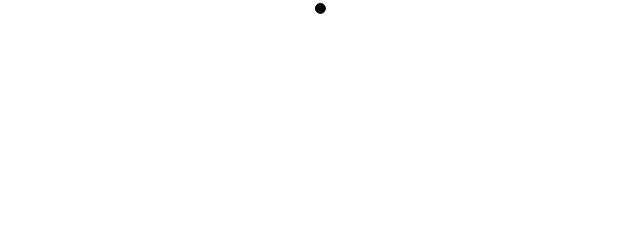
Frame 1 (no input)
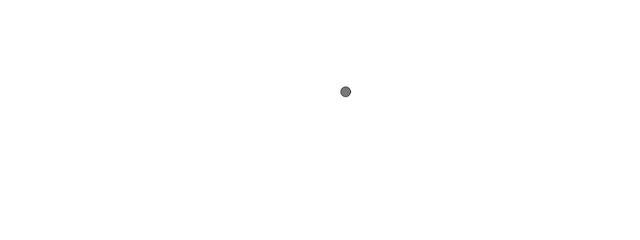
Frame 60 (no input)
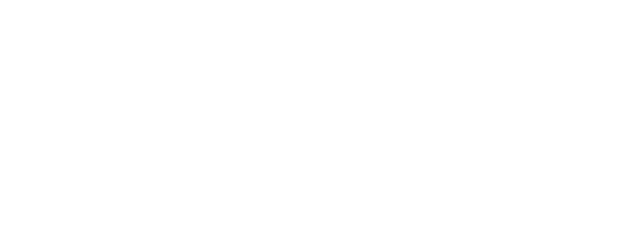
Frame 120 (the mouse pressed at the canvas centre since frame 60)

The p5.js sketch that drew these frames (run headless with seeded random() and noise() and a simulated clock; from frame 60 on, the mouse is pressed at the canvas centre):

// p5.js sketch
// ── sketch.js
// The Nature of Code
// Daniel Shiffman
// http://natureofcode.com

let particle;

function setup() {
  createCanvas(640, 240);
  particle = new Particle(width / 2, 10);
}

function draw() {
  background(255);
  // Operating the single Particle
  particle.update();
  particle.show();

  // Applying a gravity force
  let gravity = createVector(0, 0.1);
  particle.applyForce(gravity);

  // Checking the particle's state and making a new particle
  if (particle.isDead()) {
    particle = new Particle(width / 2, 20);
    console.log("Particle dead!");
  }
}


// ── particle.js
// The Nature of Code
// Daniel Shiffman
// http://natureofcode.com

// Simple Particle System

// A simple Particle class

class Particle {

  constructor(x,y) {
    this.position =  createVector(x, y);
    //{!1 .offset-top} For demonstration purposes the Particle has a random velocity.
    this.velocity = createVector(random(-1, 1), random(-2, 0));
    this.acceleration = createVector(0, 0);
    this.lifespan = 255.0;
  }

  update() {
    this.velocity.add(this.acceleration);
    this.position.add(this.velocity);
    this.lifespan -= 2.0;
    this.acceleration.mult(0);
  }

  applyForce(force) {
    this.acceleration.add(force);
  }

  show() {
    stroke(0, this.lifespan);
    fill(0, this.lifespan);
    circle(this.position.x, this.position.y, 10);
  }

  //{!3} Keeping the same physics model as with previous chapters
  applyForce(force) {
    this.acceleration.add(force);
  }

  //{!3} Is the Particle alive or dead?
  isDead() {
    return (this.lifespan < 0.0);
  }
}
